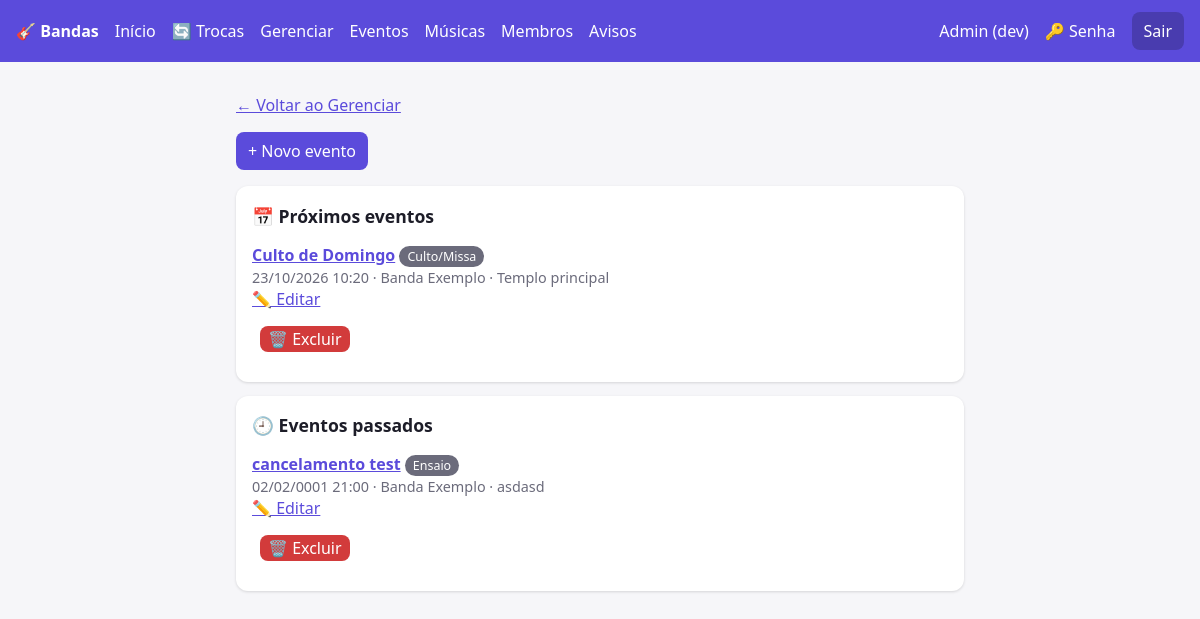
/eventos/ (signed in), run on an earlier commit of the app's database.
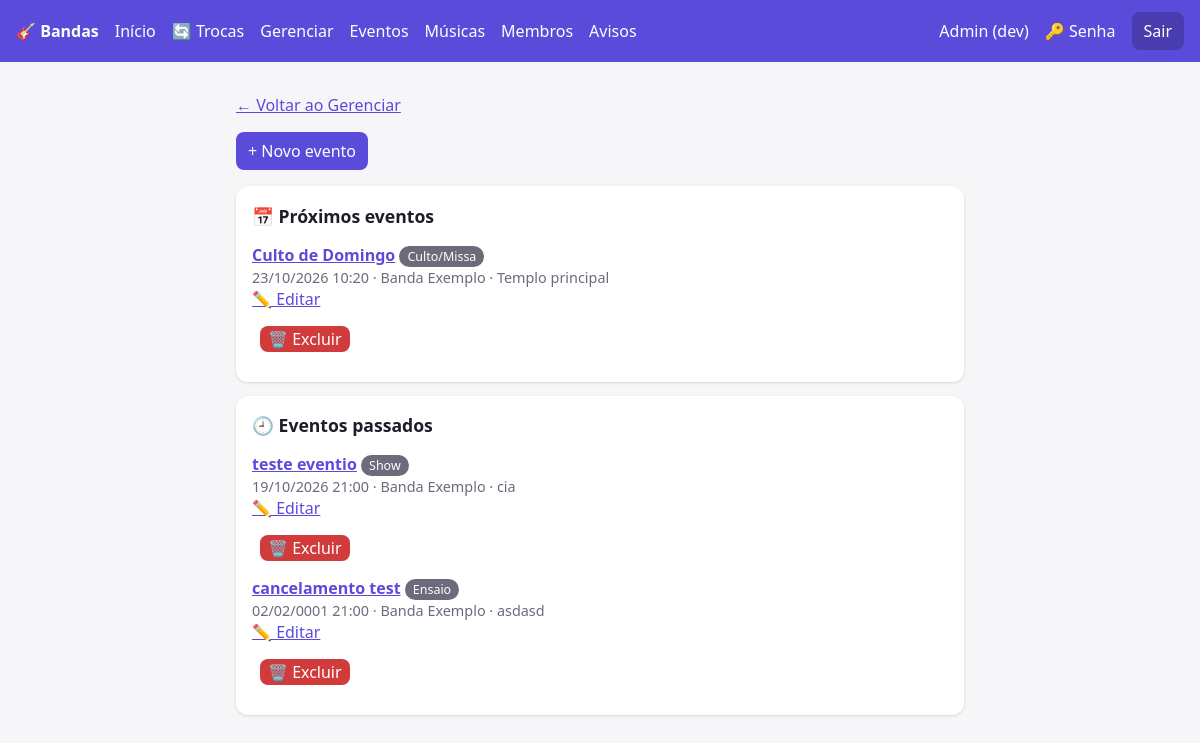
And on a later commit of the database.
### core/models.py (models this page shows, shortened)
class Evento(models.Model):
    TIPOS = [("ensaio", "Ensaio"), ("culto", "Culto/Missa"), ("show", "Show"), ("outro", "Outro")]
    banda = models.ForeignKey(Banda, on_delete=models.CASCADE, related_name="eventos")
    titulo = models.CharField(max_length=150)
    tipo = models.CharField(max_length=10, choices=TIPOS, default="ensaio")
    data_hora = models.DateTimeField()
    local = models.CharField(max_length=150, blank=True)
    descricao = models.TextField(blank=True)
    class Meta:
        ordering = ["data_hora"]

class Banda(models.Model):
    nome = models.CharField(max_length=100)
    descricao = models.TextField(blank=True)
    def __str__(self):
        return self.nome

### core/views.py (the view)
# urls.py: path("eventos/", v.eventos_lista, name="eventos"),
@login_required
def eventos_lista(request):
    if not _eh_lider(request.user):
        return redirect("home")
    qs = (Evento.objects.filter(banda__membros__user=request.user, banda__membros__papel="lider")
          .select_related("banda").distinct())
    agora = timezone.now()
    return render(request, "eventos.html", dict(futuros=qs.filter(data_hora__gte=agora).order_by("data_hora"),
                                                passados=qs.filter(data_hora__lt=agora).order_by("-data_hora")))

### core/templatetags/menu.py (called while the page is built)
@register.simple_tag(takes_context=True)
def usuario_eh_lider(context):
    u = context["request"].user
    return u.is_authenticated and Membro.objects.filter(user=u, papel="lider").exists()

### core/views.py (called while the page is built)
def _eh_lider(user):
    return Membro.objects.filter(user=user, papel="lider").exists()

### core/templates/eventos.html (shortened to what this page needs)
{% extends "base.html" %}{% block content %}
<p><a href="{% url 'gerenciar' %}">← Voltar ao Gerenciar</a></p>
<p><a href="{% url 'evento_novo' %}"><button>+ Novo evento</button></a></p>
<div class="card"><h2>📅 Próximos eventos</h2>
{% for ev in futuros %}{% include "evento_linha.html" %}{% empty %}<p class="mut">Nenhum evento futuro.</p>{% endfor %}</div>
{% if passados %}<div class="card"><h2>🕘 Eventos passados</h2>
{% for ev in passados %}{% include "evento_linha.html" %}{% endfor %}</div>{% endif %}
{% endblock %}

### core/templates/evento_linha.html
<p><a href="{% url 'evento' ev.pk %}"><b>{{ ev.titulo }}</b></a> <span class="tag">{{ ev.get_tipo_display }}</span><br>
<span class="mut">{{ ev.data_hora|date:"d/m/Y H:i" }} · {{ ev.banda }}{% if ev.local %} · {{ ev.local }}{% endif %}</span><br>
<a href="{% url 'evento_editar' ev.pk %}">✏️ Editar</a>
<form class="inl" method="post" action="{% url 'evento_excluir' ev.pk %}" onsubmit="return confirm('Excluir {{ ev.titulo|escapejs }}? A escala e o setlist dele também serão apagados.')">{% csrf_token %}<button class="no">🗑️ Excluir</button></form></p>

What changed in the data, as far as the page shows it:
added Evento: titulo "teste eventio", tipo "Show", data_hora "19/10/2026 21:00", banda "Banda Exemplo", local "cia", shown under "🕘 Eventos passados"
